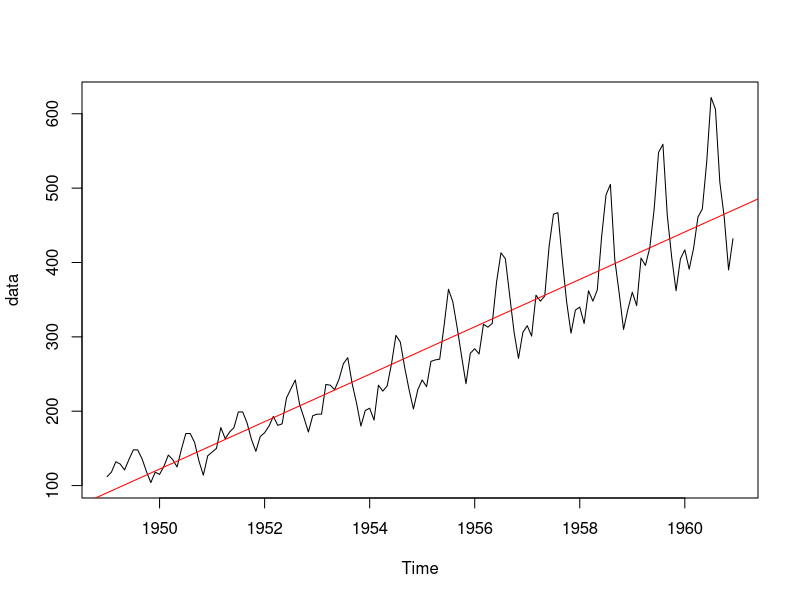
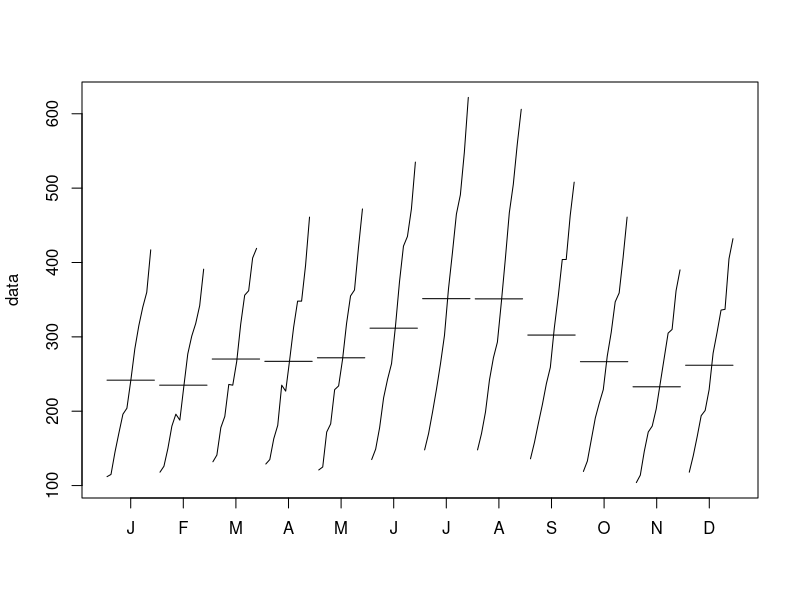
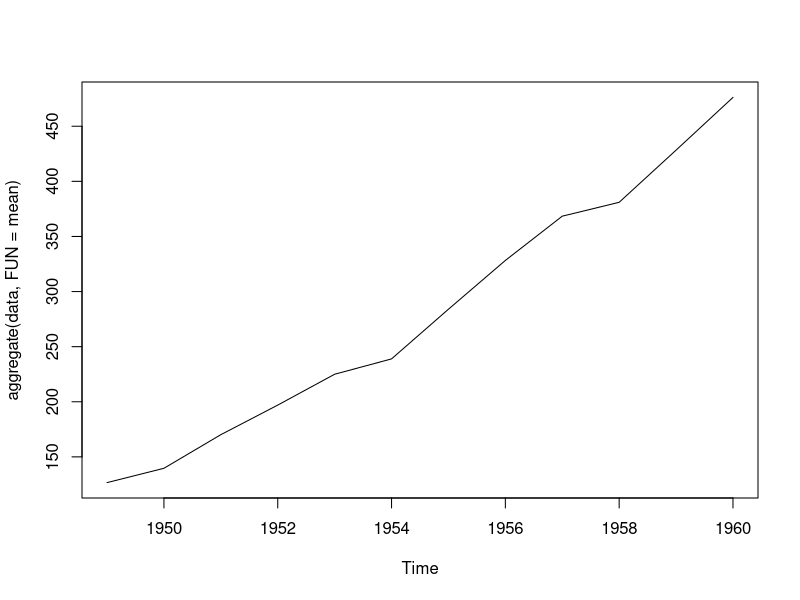
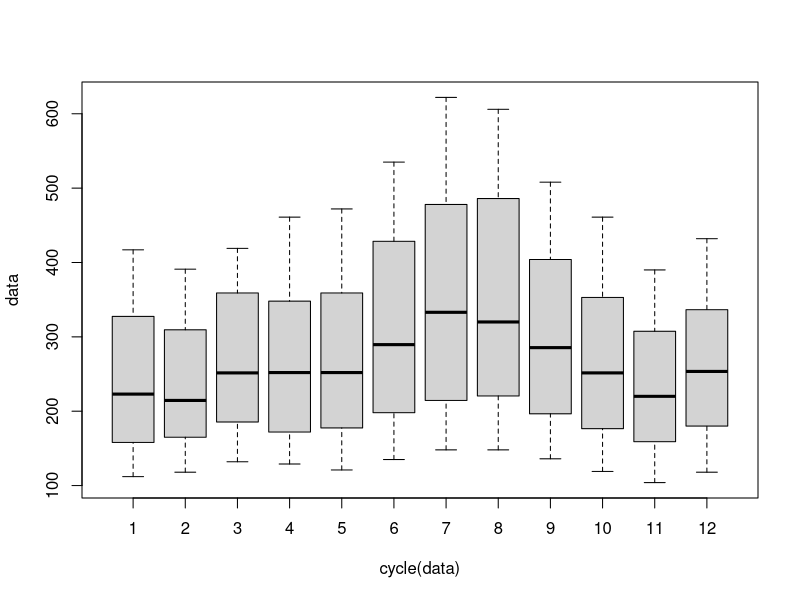
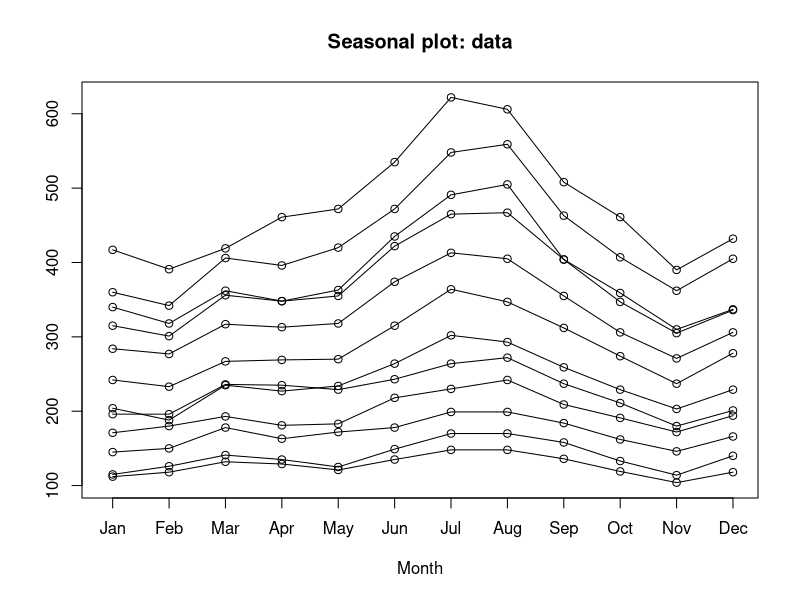
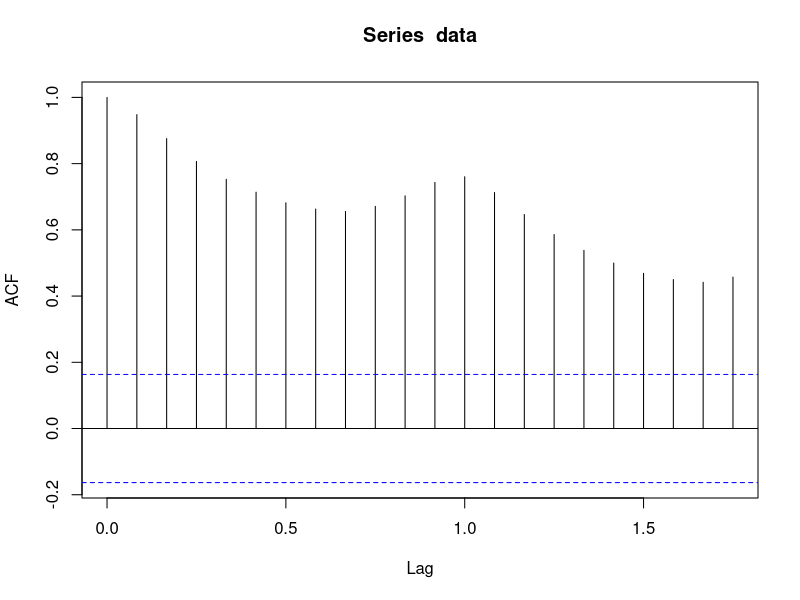
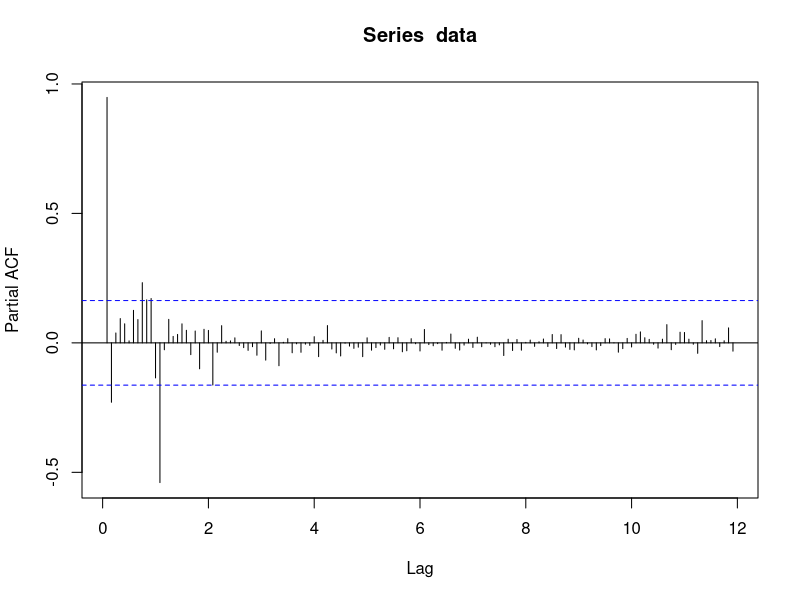

Generate these figures, in order, with R: (Note: this script raises an error after producing the figures.)
rm(list=ls())
data=AirPassengers

start(data)
end(data)
frequency(data) 
cycle(data) 
summary(data) 

# plotting the series 
plot(data) 

#regression 
abline(reg=lm(data~time(data)), col="red") 

#month-wise (range and mean) plot  
monthplot(data) 

# year-wise mean plot 
plot(aggregate(data,FUN=mean)) 

# month-wise box plot 
boxplot(data~cycle(data)) 

#install.packages("forecast") 
library(forecast) 
seasonplot(data) 

# Autocorrelation and Partial Autocorrelation plots 
acf(data) 
pacf(data, lag=length(data),pl=TRUE) 

# ARIMA 
fit <- arima(data, order=c(3, 2, 2))  #order=c(p,d,q)
accuracy(fit)         
newdata <- forecast(fit, 2) 
plot(newdata) 

# Auto ARIMA  
fit <- auto.arima(data) 
newdata <- forecast(fit, 2) 
plot(newdata) 




